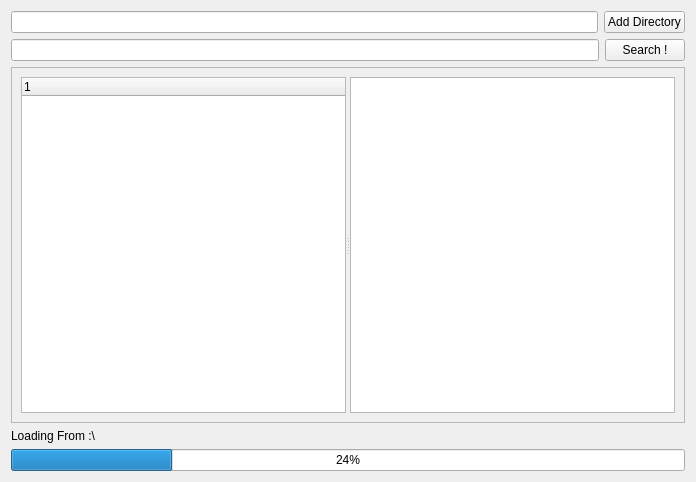
<?xml version="1.0" encoding="UTF-8"?>
<ui version="4.0">
 <class>TabContentWidget</class>
 <widget class="QWidget" name="TabContentWidget">
  <property name="geometry">
   <rect>
    <x>0</x>
    <y>0</y>
    <width>696</width>
    <height>482</height>
   </rect>
  </property>
  <property name="windowTitle">
   <string>Form</string>
  </property>
  <layout class="QVBoxLayout" name="verticalLayout">
   <item>
    <layout class="QHBoxLayout" name="horizontalLayout">
     <item>
      <widget class="QLineEdit" name="AddressLineEdit">
       <property name="frame">
        <bool>true</bool>
       </property>
      </widget>
     </item>
     <item>
      <widget class="QPushButton" name="AddDirectoryButton">
       <property name="text">
        <string>Add Directory</string>
       </property>
      </widget>
     </item>
    </layout>
   </item>
   <item>
    <layout class="QHBoxLayout" name="horizontalLayout_2">
     <item>
      <widget class="QLineEdit" name="TargetWordLineEdit"/>
     </item>
     <item>
      <widget class="QPushButton" name="SearchButton">
       <property name="text">
        <string>Search !</string>
       </property>
      </widget>
     </item>
    </layout>
   </item>
   <item>
    <widget class="QFrame" name="frame">
     <property name="sizePolicy">
      <sizepolicy hsizetype="Expanding" vsizetype="Expanding">
       <horstretch>0</horstretch>
       <verstretch>0</verstretch>
      </sizepolicy>
     </property>
     <property name="frameShape">
      <enum>QFrame::StyledPanel</enum>
     </property>
     <property name="frameShadow">
      <enum>QFrame::Raised</enum>
     </property>
     <layout class="QHBoxLayout" name="horizontalLayout_3">
      <item>
       <widget class="QSplitter" name="splitter">
        <property name="orientation">
         <enum>Qt::Horizontal</enum>
        </property>
        <widget class="QTreeWidget" name="FilesHierarchyTreeView">
         <column>
          <property name="text">
           <string notr="true">1</string>
          </property>
         </column>
        </widget>
        <widget class="QTextBrowser" name="textBrowser"/>
       </widget>
      </item>
     </layout>
    </widget>
   </item>
   <item>
    <widget class="QLabel" name="LoadingAddressLabel">
     <property name="text">
      <string>Loading From :\</string>
     </property>
    </widget>
   </item>
   <item>
    <widget class="QProgressBar" name="progressBar">
     <property name="value">
      <number>24</number>
     </property>
    </widget>
   </item>
  </layout>
 </widget>
 <resources/>
 <connections/>
</ui>
